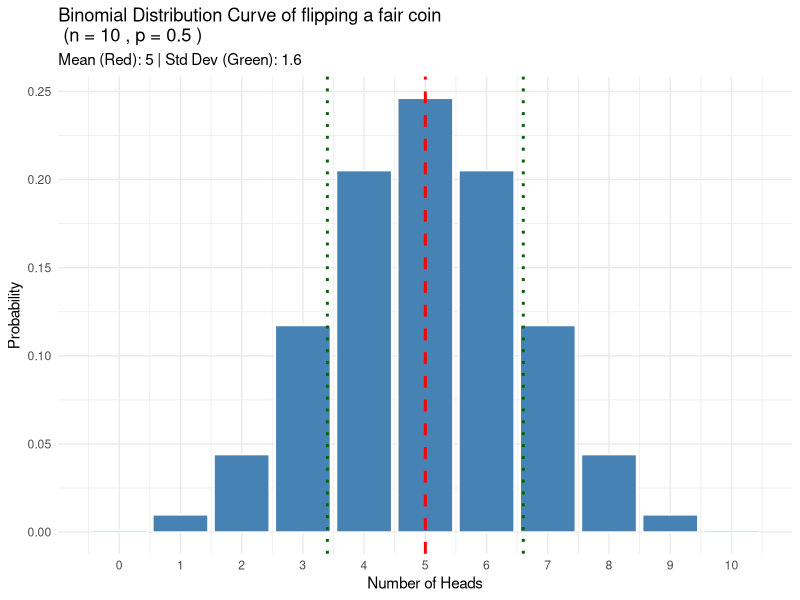
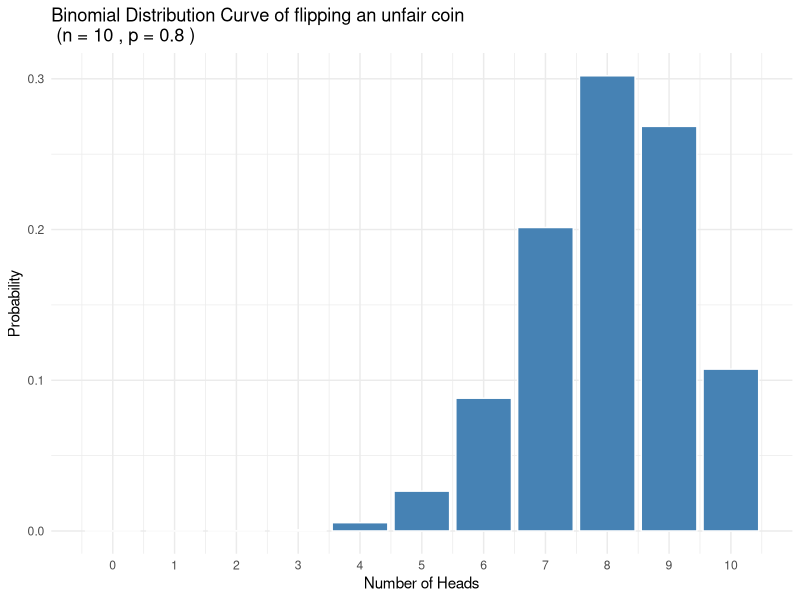

Generate these figures, in order, with R:
## ---- chunk 1
knitr::opts_chunk$set(echo = FALSE,
                      message = FALSE,
                      warning = FALSE,
                      comment = FALSE)
## ---- chunk 2
# Load library
library(ggplot2)

# 1. Define data in a data frame
n <- 10
p <- 0.5
df <- data.frame(
    x = 0:n,
    y = dbinom(0:n, size = n, prob = p)
)
## ---- chunk 3
head(df, 11) |> knitr::kable()
## ---- chunk 4
ggplot(df, aes(x = x, y = y)) +
    geom_bar(stat = "identity", fill = "steelblue", color = "white") +
    geom_vline(xintercept = 5, color = "red", linetype = "dashed", size = 1) +
    geom_vline(xintercept = c(5 - 1.6, 5 + 1.6), 
               color = "darkgreen", linetype = "dotted", size = 1) +
    labs(title = paste("Binomial Distribution Curve of flipping a fair coin \n (n =", n, ", p =", p, ")"),
         subtitle = paste("Mean (Red):", 5, "| Std Dev (Green):", 1.6),
         x = "Number of Heads",
         y = "Probability") +
    scale_x_continuous(labels = 0:n, breaks = 0:n)+
    theme_minimal()
## ---- chunk 5
n <- 10
p <- 0.8
df <- data.frame(
    x = 0:n,
    y = dbinom(0:n, size = n, prob = p)
)


ggplot(df, aes(x = x, y = y)) +
    geom_bar(stat = "identity", fill = "steelblue", color = "white") +
    labs(title = paste("Binomial Distribution Curve of flipping an unfair coin  \n (n =", n, ", p =", p, ")"),
         x = "Number of Heads",
         y = "Probability") +
    scale_x_continuous(labels = 0:n, breaks = 0:n)+
    theme_minimal()
